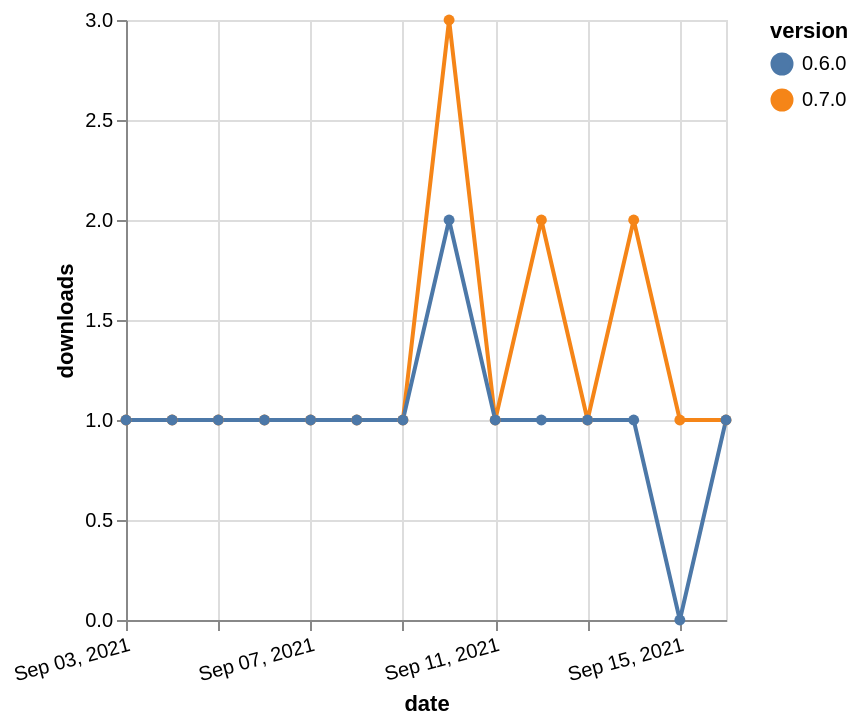

Source (Vega-Lite JSON):
### Vega-Lite specification from a JSON file in a GitHub repository (floating-point values rounded to 4 significant figures)
{"$schema": "https://vega.github.io/schema/vega-lite/v5.json", "description": "A simple bar chart with embedded data.", "data": {"values": [{"date": "2021-09-03", "total": 125, "delta": 1, "version": "0.7.0"}, {"date": "2021-09-04", "total": 126, "delta": 1, "version": "0.7.0"}, {"date": "2021-09-05", "total": 127, "delta": 1, "version": "0.7.0"}, {"date": "2021-09-06", "total": 128, "delta": 1, "version": "0.7.0"}, {"date": "2021-09-07", "total": 129, "delta": 1, "version": "0.7.0"}, {"date": "2021-09-08", "total": 130, "delta": 1, "version": "0.7.0"}, {"date": "2021-09-09", "total": 131, "delta": 1, "version": "0.7.0"}, {"date": "2021-09-10", "total": 134, "delta": 3, "version": "0.7.0"}, {"date": "2021-09-11", "total": 135, "delta": 1, "version": "0.7.0"}, {"date": "2021-09-12", "total": 137, "delta": 2, "version": "0.7.0"}, {"date": "2021-09-13", "total": 138, "delta": 1, "version": "0.7.0"}, {"date": "2021-09-14", "total": 140, "delta": 2, "version": "0.7.0"}, {"date": "2021-09-15", "total": 141, "delta": 1, "version": "0.7.0"}, {"date": "2021-09-16", "total": 142, "delta": 1, "version": "0.7.0"}, {"date": "2021-09-03", "total": 141, "delta": 1, "version": "0.6.0"}, {"date": "2021-09-04", "total": 142, "delta": 1, "version": "0.6.0"}, {"date": "2021-09-05", "total": 143, "delta": 1, "version": "0.6.0"}, {"date": "2021-09-06", "total": 144, "delta": 1, "version": "0.6.0"}, {"date": "2021-09-07", "total": 145, "delta": 1, "version": "0.6.0"}, {"date": "2021-09-08", "total": 146, "delta": 1, "version": "0.6.0"}, {"date": "2021-09-09", "total": 147, "delta": 1, "version": "0.6.0"}, {"date": "2021-09-10", "total": 149, "delta": 2, "version": "0.6.0"}, {"date": "2021-09-11", "total": 150, "delta": 1, "version": "0.6.0"}, {"date": "2021-09-12", "total": 151, "delta": 1, "version": "0.6.0"}, {"date": "2021-09-13", "total": 152, "delta": 1, "version": "0.6.0"}, {"date": "2021-09-14", "total": 153, "delta": 1, "version": "0.6.0"}, {"date": "2021-09-15", "total": 153, "delta": 0, "version": "0.6.0"}, {"date": "2021-09-16", "total": 154, "delta": 1, "version": "0.6.0"}]}, "width": "container", "mark": {"type": "line", "point": {"filled": true}}, "encoding": {"x": {"field": "date", "type": "temporal", "timeUnit": "yearmonthdate", "title": "date", "axis": {"labelAngle": -15}}, "y": {"field": "delta", "type": "quantitative", "title": "downloads"}, "color": {"field": "version", "type": "nominal"}, "tooltip": {"field": "delta"}}}
